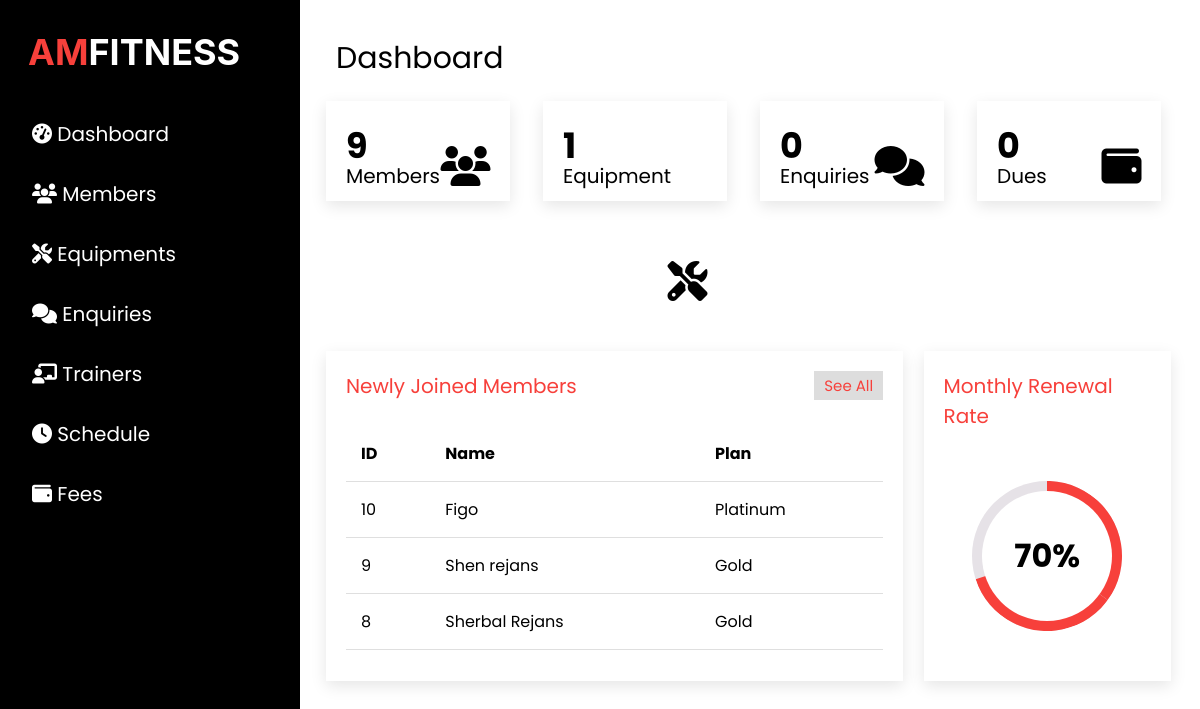
Before: /AdminPage/dashboard (signed in) with the older database file.
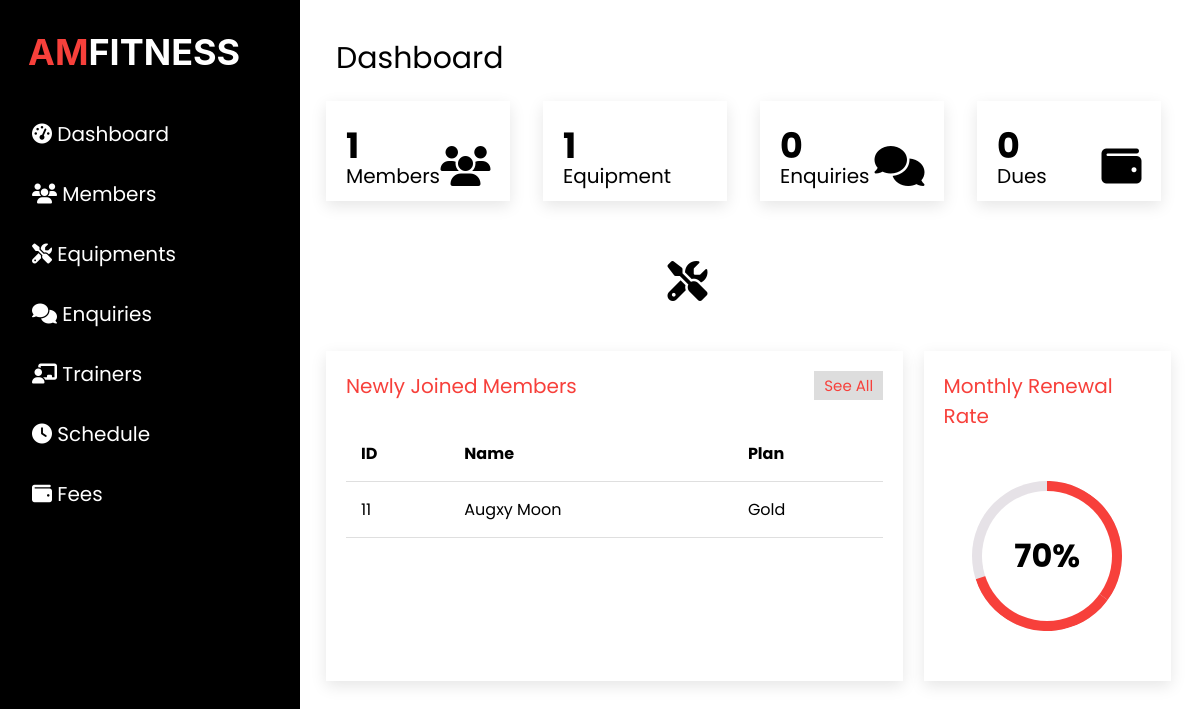
After: the same page with the newer database file.
### gym/models.py (models this page shows, shortened)
class gym(models.Model):
	full_name = models.CharField(max_length=30,null=False)
	gender = models.CharField(max_length=6,default='Male',null=True)
	age = models.IntegerField(default=18)
	cell_no = models.IntegerField(unique=True,null=False)
	born_date = models.DateField(null=False,default=None,blank=True)
	email = models.EmailField()
	plan = models.CharField(max_length=10,default='Silver',null=False)
	date_joined = models.DateTimeField(default=timezone.now)
	trans = models.CharField(default=1,verbose_name="Transaction Number",max_length=100)
	class Meta:
		verbose_name_plural = "Members"

### manage/views.py (the view)
# urls.py: path('AdminPage/dashboard',manage_views.adminPage,name='adminpage'),
@login_required
def adminPage(request):
	total_members = gym.objects.all().count()
	total_eq = equipments.objects.all().count()
	total_enq = enquiries.objects.all().count()
	total_fee = fee.objects.filter(paid_status = False).count()
	mini_tab = gym.objects.filter().order_by('-date_joined')[:3]
	context = {'total_members':total_members,'total_eq':total_eq,'total_enq':total_enq,'total_fee':total_fee,'mini_tab':mini_tab}
	return render(request,'manage/dashboard.html',context)

### manage/templates/manage/dashboard.html (shortened to what this page needs)
<html>
<head>
{% load static %}
    {% block css %}
    <link rel="stylesheet" href="{% static 'css/style5.css'%}">
{% endblock %}
</head>
<body>
<div id="mySidenav" class="sidenav">
    <p class="logo"><span>AM</span>FITNESS</p>
    <a href="#" class="icon-a"><i class="fa fa-dashboard icons"></i>  Dashboard</a>
    <a href="{% url 'members' %}" class="icon-a"><i class="fas fa-users"></i>  Members</a>
    <a href="{% url 'equipments' %}" class="icon-a"><i class="fas fa-tools"></i>  Equipments</a>
    <a href="{% url 'enquiry' %}" class="icon-a"><i class="fas fa-comments"></i>  Enquiries</a>
    <a href="{% url 'trainers' %}" class="icon-a"><i class="fas fa-chalkboard-teacher"></i>  Trainers</a>
    <a href="{% url 'schedule' %}" class="icon-a"><i class="fas fa-clock"></i>  Schedule</a>
    <a href="{% url 'fee' %}" class="icon-a"><i class="fas fa-wallet"></i>  Fees</a>
</div>
<div id="main">
    <div class="head">
        <div class="col-div-6">
            <span style="font-size: 30px; cursor: pointer; color: black;" class="nav"> Dashboard</span>
        </div>
        </div>
     <div class="col-div-3">
        <div class="box">
            <p>{{total_members}}</br><span>Members</span></p>
            <i class="fas fa-users box-icon"></i>
        </div>
    </div>
    <div class="col-div-3">
        <div class="box">
            <p>{{total_eq}}</br><span>Equipment</span></p>
            <i class="fas fa-tools box-icon"></i>
        </div>
    </div>
    <div class="col-div-3">
        <div class="box">
            <p>{{total_enq}}</br><span>Enquiries</span></p>
            <i class="fas fa-comments box-icon"></i>
        </div>
    </div>
    <div class="col-div-3">
        <div class="box">
            <p>{{total_fee}}<br/><span> Dues</span></p>
            <i class="fas fa-wallet box-icon"></i>
        </div>
    </div>
    <br/><br/>
    <div class="col-div-8">
		<div class="box-8">
		<div class="content-box">
			<p>Newly Joined Members <span><a href="#" class="span"> See All</a></span></p>
			<br/>
			<table>
  <tr>
    <th>ID</th>
    <th>Name</th>
    <th>Plan</th>
  </tr>
  <tr>
    {% for i in mini_tab %}
    <td>{{i.id}}</td>
    <td>{{i.full_name}}</td>
    <td>{{i.plan}}</td>
  </tr>
  {% endfor %}
</table>
		</div>
	</div>
	</div>
	<div class="col-div-4">
		<div class="box-4">
		<div class="content-box">
			<p>Monthly Renewal Rate</p>
			<div class="circle-wrap">
    <div class="circle">
      <div class="inside-circle"> 70% </div>
    </div>
  </div>
		</div>
	</div>
	</div>
</div>
</body>
</html>

Changed rows visible on the page:
removed gym: id "10", full_name "Figo", plan "Platinum"
removed gym: id "9", full_name "Shen rejans", plan "Gold"
removed gym: id "8", full_name "Sherbal Rejans", plan "Gold"
added gym: id "11", full_name "Augxy Moon", plan "Gold"
Other visible differences:
{{ total_members }}: "9" → "1"
